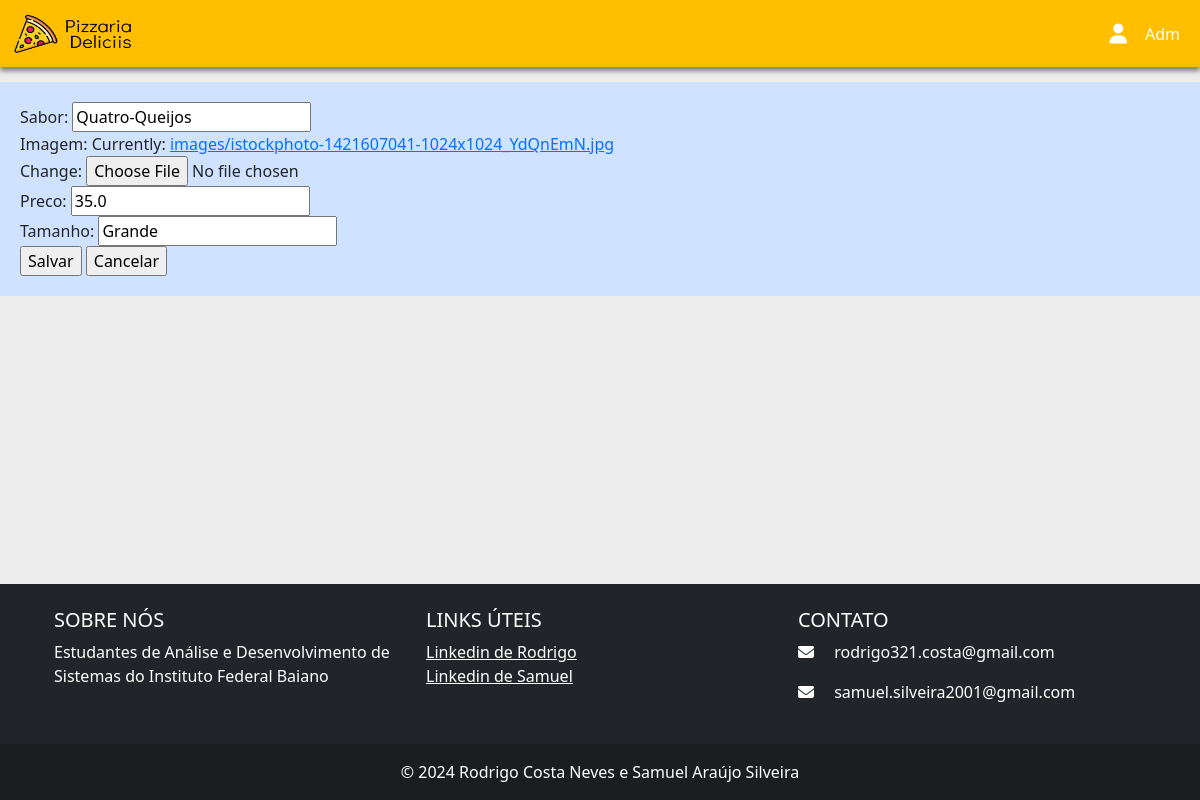
Screenshot of /pizza/editarPizza/1/ (signed in) with the database file from the repository.
### usuario/models.py (models this page shows, shortened)
class CustomUser(AbstractUser):
    TIPO_CHOICES = (
        ('A', 'Administrador'),
        ('B', 'Usuário'),
    )
    nome = models.CharField(max_length=100, blank=True)
    cpf = models.CharField(max_length=14, blank=True, unique=True)
    telefone = models.CharField(max_length=20, blank=True, unique=True)
    tipo = models.CharField(max_length=1, choices=TIPO_CHOICES, default='B')

### pizza/models.py (models this page shows, shortened)
class Pizza(models.Model):
    sabor = models.CharField(max_length=100)
    imagem = models.ImageField(upload_to='images/', height_field=None, width_field=None, max_length=255)
    preco = models.FloatField()
    tamanho = models.CharField(max_length=100)

### pizza/views.py (the view)
# urls.py: path('editarPizza/<int:pizza_id>/', views.editarPizza, name='editarPizza'),
def editarPizza(request, pizza_id):
    if request.user.is_authenticated and request.user.tipo == "A":
        pizza = Pizza.objects.get(pk=pizza_id)
        form = PizzaForm(instance=pizza)
        return render(request, 'editarPizza.html', {'form':form, 'pizza':pizza})
    else:
        return render(request,"login.html",{'error':'Você não está logado ou não tem permissão de administrador.'})

### pizza/forms.py
class PizzaForm(ModelForm):
    class Meta():
        model = Pizza
        fields = '__all__'

### pizza/templates/editarPizza.html (shortened to what this page needs)
{% load static %}
<!DOCTYPE html>
<html lang="en">
<head>
    <link href="https://cdn.jsdelivr.net/npm/bootstrap@5.0.2/dist/css/bootstrap.min.css" rel="stylesheet">
    <link rel="stylesheet" href="{% static 'css/admin.css' %}">
</head>
<body style="background-color: #EDEDED;">
<nav class="navbar navbar-expand-lg" id="nav" style="background-color: #FFBF00">
    <div class="container-fluid">
        <a class="navbar-brand" href="#" style="color: white">
            <img src="{%static 'img/Pizzaria(1).png' %}" alt="" width="120" height="40" class="d-inline-block align-text-top">
        </a>
        <div class="collapse navbar-collapse" id="navbarNav">
            <ul class="navbar-nav ms-auto">
                <li class="nav-item d-flex align-items-center">
                    <i class="fa-solid fa-user fa-lg" style="color: white; margin-right: 10px;"></i>
                    <a class="nav-link active" aria-current="page" href="#" style="color: white">{{user.nome}}</a>
                </li>
            </ul>
        </div>
    </div>
</nav>
<form action="{% url 'realizarEdicao' pizza.id %}" method="POST" enctype="multipart/form-data" id="editarPizza" style="margin-top: 15px; background-color: #CFE2FF; border-width: 20px; border-color:#CFE2FF; border-style:solid ">
    {{form}}
    <input type="submit" value="Salvar">
    <input type="submit" value="Cancelar">
 </form>
      <footer class="bg-dark text-white text-center text-lg-start">
        <div class="container p-4">
            <div class="row">
                <div class="col-lg-4 col-md-6 mb-4 mb-md-0">
                    <h5 class="text-uppercase">Sobre nós</h5>
                    <p>
                        Estudantes de Análise e Desenvolvimento de Sistemas do Instituto Federal Baiano
                    </p>
                </div>
                <div class="col-lg-4 col-md-6 mb-4 mb-md-0">
                    <h5 class="text-uppercase">Links úteis</h5>
                    <ul class="list-unstyled mb-0">
                        <li>
                            <a href="https://www.linkedin.com/in/rodrigo-costa-411038255/" target="_blank" class="text-white">Linkedin de Rodrigo</a>
                        </li>
                        <li>
                            <a href="https://www.linkedin.com/in/samuel-ara%C3%BAjo-silveira-b205711a4/" target="_blank" class="text-white">Linkedin de Samuel</a>
                        </li>
                    </ul>
                </div>
                <div class="col-lg-4 col-md-12 mb-4 mb-md-0">
                    <h5 class="text-uppercase">Contato</h5>
                    <ul class="list-unstyled">
                        <li>
                            <p>
                              <i class="fas fa-envelope me-3"></i> rodrigo321.costa@gmail.com
                            </p>
                        </li>
                        <li>
                            <p>
                                <i class="fas fa-envelope me-3"></i> samuel.silveira2001@gmail.com
                            </p>
                        </li>
                    </ul>
                </div>
            </div>
        </div>
        <div class="text-center p-3" style="background-color: rgba(0, 0, 0, 0.2);">
            © 2024 Rodrigo Costa Neves e Samuel Araújo Silveira
        </div>
    </footer>
</body>
</html>

### pizza/static/css/admin.css (style rules this page uses)
html { height:100%; }
body { min-height:100%; margin:0; }
footer { height: 50px; background: PapayaWhip; }
body { display: table; width: 100%; }
body > footer { display: table-row; }
#nav { -webkit-box-shadow: 0px 4px 5px 0px rgba(0,0,0,0.47); -moz-box-shadow: 0px 4px 5px 0px rgba(0,0,0,0.47); box-shadow: 0px 4px 5px 0px rgba(0,0,0,0.47); }

### rows the page displays
CustomUser: nome "Adm"
Pizza: sabor "Quatro-Queijos", preco "35.0", tamanho "Grande"
